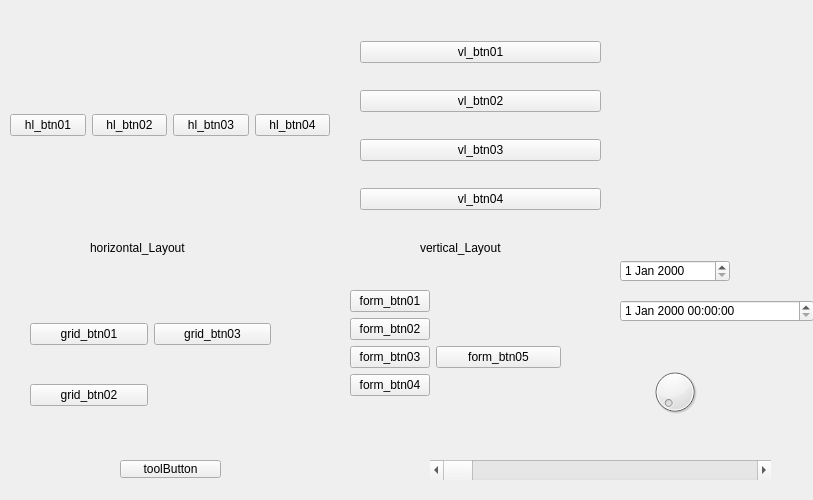
<?xml version="1.0" encoding="UTF-8"?>
<ui version="4.0">
 <class>MyForm</class>
 <widget class="QWidget" name="MyForm">
  <property name="geometry">
   <rect>
    <x>0</x>
    <y>0</y>
    <width>813</width>
    <height>500</height>
   </rect>
  </property>
  <property name="windowTitle">
   <string>Form</string>
  </property>
  <widget class="QWidget" name="horizontalLayoutWidget">
   <property name="geometry">
    <rect>
     <x>10</x>
     <y>20</y>
     <width>320</width>
     <height>211</height>
    </rect>
   </property>
   <layout class="QHBoxLayout" name="horizontalLayout">
    <item>
     <widget class="QPushButton" name="hl_btn01">
      <property name="text">
       <string>hl_btn01</string>
      </property>
     </widget>
    </item>
    <item>
     <widget class="QPushButton" name="hl_btn02">
      <property name="text">
       <string>hl_btn02</string>
      </property>
     </widget>
    </item>
    <item>
     <widget class="QPushButton" name="hl_btn03">
      <property name="text">
       <string>hl_btn03</string>
      </property>
     </widget>
    </item>
    <item>
     <widget class="QPushButton" name="hl_btn04">
      <property name="text">
       <string>hl_btn04</string>
      </property>
     </widget>
    </item>
   </layout>
  </widget>
  <widget class="QWidget" name="verticalLayoutWidget">
   <property name="geometry">
    <rect>
     <x>360</x>
     <y>20</y>
     <width>241</width>
     <height>211</height>
    </rect>
   </property>
   <layout class="QVBoxLayout" name="verticalLayout">
    <item>
     <widget class="QPushButton" name="vl_btn01">
      <property name="text">
       <string>vl_btn01</string>
      </property>
     </widget>
    </item>
    <item>
     <widget class="QPushButton" name="vl_btn02">
      <property name="text">
       <string>vl_btn02</string>
      </property>
     </widget>
    </item>
    <item>
     <widget class="QPushButton" name="vl_btn03">
      <property name="text">
       <string>vl_btn03</string>
      </property>
     </widget>
    </item>
    <item>
     <widget class="QPushButton" name="vl_btn04">
      <property name="text">
       <string>vl_btn04</string>
      </property>
     </widget>
    </item>
   </layout>
  </widget>
  <widget class="QLabel" name="horizontal_Layout">
   <property name="geometry">
    <rect>
     <x>90</x>
     <y>240</y>
     <width>161</width>
     <height>16</height>
    </rect>
   </property>
   <property name="text">
    <string>horizontal_Layout</string>
   </property>
  </widget>
  <widget class="QLabel" name="label_2">
   <property name="geometry">
    <rect>
     <x>420</x>
     <y>240</y>
     <width>161</width>
     <height>16</height>
    </rect>
   </property>
   <property name="text">
    <string>vertical_Layout</string>
   </property>
  </widget>
  <widget class="QWidget" name="gridLayoutWidget">
   <property name="geometry">
    <rect>
     <x>30</x>
     <y>290</y>
     <width>241</width>
     <height>151</height>
    </rect>
   </property>
   <layout class="QGridLayout" name="gridLayout">
    <item row="1" column="0">
     <widget class="QPushButton" name="grid_btn02">
      <property name="text">
       <string>grid_btn02</string>
      </property>
     </widget>
    </item>
    <item row="0" column="0">
     <widget class="QPushButton" name="grid_btn01">
      <property name="text">
       <string>grid_btn01</string>
      </property>
     </widget>
    </item>
    <item row="0" column="1">
     <widget class="QPushButton" name="grid_btn03">
      <property name="text">
       <string>grid_btn03</string>
      </property>
     </widget>
    </item>
   </layout>
  </widget>
  <widget class="QWidget" name="formLayoutWidget">
   <property name="geometry">
    <rect>
     <x>350</x>
     <y>290</y>
     <width>211</width>
     <height>151</height>
    </rect>
   </property>
   <layout class="QFormLayout" name="formLayout">
    <item row="0" column="0">
     <widget class="QPushButton" name="form_btn01">
      <property name="text">
       <string>form_btn01</string>
      </property>
     </widget>
    </item>
    <item row="1" column="0">
     <widget class="QPushButton" name="form_btn02">
      <property name="text">
       <string>form_btn02</string>
      </property>
     </widget>
    </item>
    <item row="2" column="0">
     <widget class="QPushButton" name="form_btn03">
      <property name="text">
       <string>form_btn03</string>
      </property>
     </widget>
    </item>
    <item row="3" column="0">
     <widget class="QPushButton" name="form_btn04">
      <property name="text">
       <string>form_btn04</string>
      </property>
     </widget>
    </item>
    <item row="2" column="1">
     <widget class="QPushButton" name="form_btn05">
      <property name="text">
       <string>form_btn05</string>
      </property>
     </widget>
    </item>
   </layout>
  </widget>
  <widget class="QDateTimeEdit" name="dateTimeEdit">
   <property name="geometry">
    <rect>
     <x>620</x>
     <y>300</y>
     <width>194</width>
     <height>22</height>
    </rect>
   </property>
  </widget>
  <widget class="QDateEdit" name="dateEdit">
   <property name="geometry">
    <rect>
     <x>620</x>
     <y>260</y>
     <width>110</width>
     <height>22</height>
    </rect>
   </property>
  </widget>
  <widget class="QDial" name="dial">
   <property name="geometry">
    <rect>
     <x>650</x>
     <y>360</y>
     <width>50</width>
     <height>64</height>
    </rect>
   </property>
  </widget>
  <widget class="QScrollBar" name="horizontalScrollBar">
   <property name="geometry">
    <rect>
     <x>430</x>
     <y>460</y>
     <width>341</width>
     <height>20</height>
    </rect>
   </property>
   <property name="orientation">
    <enum>Qt::Horizontal</enum>
   </property>
  </widget>
  <widget class="QToolButton" name="toolButton">
   <property name="geometry">
    <rect>
     <x>120</x>
     <y>460</y>
     <width>101</width>
     <height>18</height>
    </rect>
   </property>
   <property name="text">
    <string>toolButton</string>
   </property>
  </widget>
 </widget>
 <resources/>
 <connections/>
</ui>
